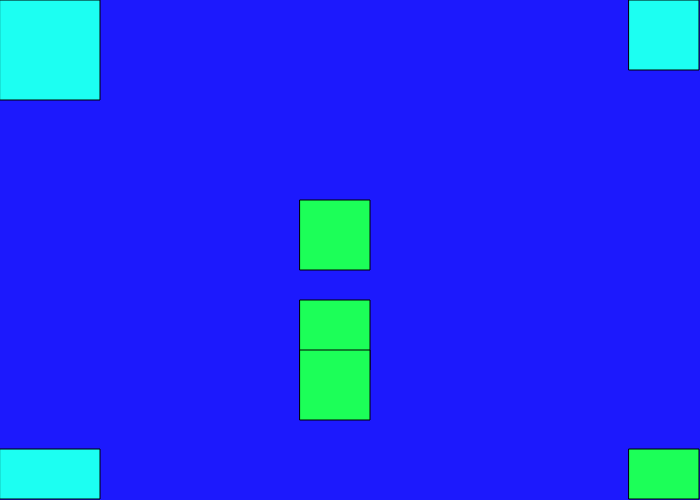
Frame 1 (no input)
Frame 60 (no input): identical to frame 1, image omitted
Frame 120 (the mouse pressed at the canvas centre since frame 60): identical to frame 1, image omitted

The p5.js sketch that drew this single still picture (run headless with seeded random() and noise() and a simulated clock; from frame 60 on, the mouse is pressed at the canvas centre):

// p5.js sketch
// ── sketch.js
function setup()
{
  //create a drawing service 700px wide, 500px tall
  createCanvas(700,500);

}

function draw()
{
  //create a background using RGB values
  background(28,25,253)

  // change the paint brush to a specific color according to RGB values
  fill(28,255,242);

  // create a rectangle at x,y coordinates 10,10 with length x height at 100 x 50
  rect(0,0,100,100);
  rect(700-70-1,0,70,70);
  rect(0,449,100,50);

  fill(28,255,88);
  rect(700-70-1,449,70,50);

  rect(700-350-50,500-250-50,70,70);
  rect(700-350-50,500-250+50,70,70);
  rect(700-350-50,500-250+100,70,70);



}
